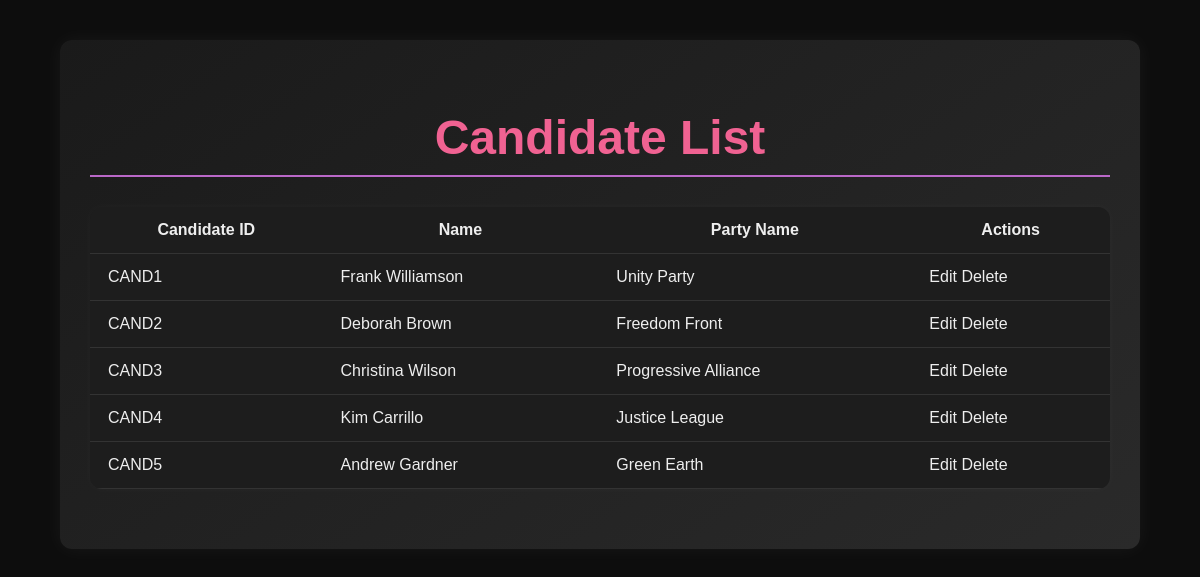
/candidate-list, run on the app's committed database.
### routes.py (models this page shows, shortened)
class Candidate(db.Model):
    id = db.Column(db.Integer, primary_key=True)
    name = db.Column(db.String(80), nullable=False)
    party_name = db.Column(db.String(80), nullable=False)
    party_symbol = db.Column(db.String(200))
    candidate_id = db.Column(db.String(20), unique=True, nullable=False)

### routes.py (the view)
@app.route('/candidate-list')
def candidate_list():
    candidates = Candidate.query.all()
    return render_template('candidate_list.html', candidates=candidates)

### templates/candidate_list.html (shortened to what this page needs)
<!DOCTYPE html>
<html lang="en">
<head>
    <link rel="stylesheet" href="{{ url_for('static', filename='css/style.css') }}">
</head>
<body>
    <div class="container">
        <h1>Candidate List</h1>
        <table>
            <tr>
                <th>Candidate ID</th>
                <th>Name</th>
                <th>Party Name</th>
                <th>Actions</th>
            </tr>
            {% for candidate in candidates %}
                <tr>
                    <td>{{ candidate.candidate_id }}</td>
                    <td>{{ candidate.name }}</td>
                    <td>{{ candidate.party_name }}</td>
                    <td>
                        <a href="{{ url_for('edit_candidate', id=candidate.id) }}">Edit</a>
                        <a href="{{ url_for('delete_candidate', id=candidate.id) }}">Delete</a>
                    </td>
                </tr>
            {% endfor %}
        </table>
    </div>
</body>
</html>

### static/css/style.css (style rules this page uses)
body { font-family: 'Poppins', sans-serif; background-color: #0d0d0d; margin: 0; padding: 0; color: #f5f5f5; }
.container { width: 85%; margin: 40px auto; overflow: hidden; background: linear-gradient(145deg, #1a1a1a, #2a2a2a); padding: 30px; border-radius: 12px; box-shadow: 0 0 20px rgba(255, 255, 255, 0.05); }
h1 { text-align: center; color: #f06292; font-size: 3rem; margin-top: 40px; margin-bottom: 20px; border-bottom: 2px solid #ba68c8; padding-bottom: 10px; }
a { text-decoration: none; color: inherit; }
table { width: 100%; border-collapse: collapse; margin: 30px 0; font-size: 1rem; color: #eee; background-color: #1d1d1d; border-radius: 12px; overflow: hidden; box-shadow: 0 0 10px rgba(255,255,255,0.03); }
th, td { padding: 14px 18px; border-bottom: 1px solid #333; }
table td:first-child { border-top-left-radius: 12px; border-bottom-left-radius: 12px; }
table td:last-child { border-top-right-radius: 12px; border-bottom-right-radius: 12px; }

### data on the page
Candidate: candidate_id "CAND1", name "Frank Williamson", party_name "Unity Party"
Candidate: candidate_id "CAND2", name "Deborah Brown", party_name "Freedom Front"
Candidate: candidate_id "CAND3", name "Christina Wilson", party_name "Progressive Alliance"
Candidate: candidate_id "CAND4", name "Kim Carrillo", party_name "Justice League"
Candidate: candidate_id "CAND5", name "Andrew Gardner", party_name "Green Earth"
